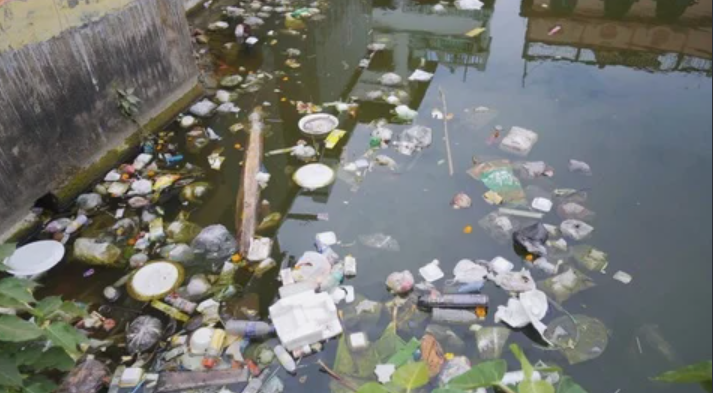
%> input picture data/water.png, 713 x 393 px
$ octave waterp.m   (GNU Octave 9; MATLAB toolbox functions it lacks are replaced by stand-ins)
%> lines starting %> are read from the running program, lines starting %| are printed output that depends on the picture
clc;
clear;
close all;
I = imread(fullfile('data','water.png'));
%> I is the input picture: size 393x713x3 uint8; mean R, G, B 115.8, 117.6, 112.7
if size(I,3)==1
I=repmat(I,1,1,3);
end
I=imresize(I,[500 700]);
%> I: size 500x700x3 uint8
gray=rgb2gray(I);
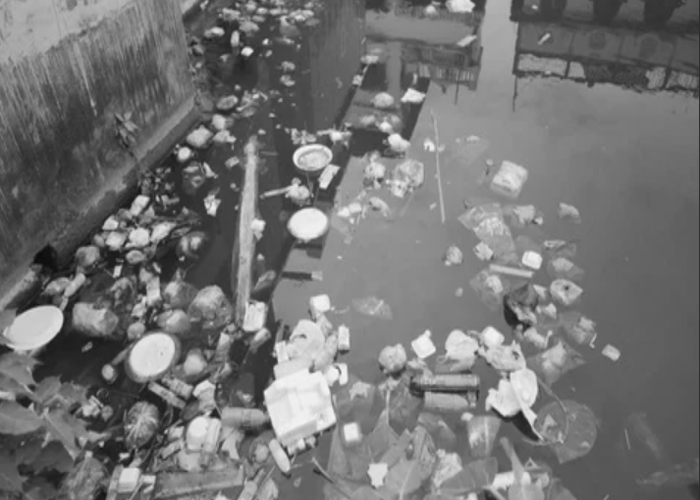
%> gray: size 500x700 uint8; min 11, max 248, mean 116.5
grayDouble=im2double(gray);
sampled=imresize(gray,0.5);
sampledBack=imresize(sampled,size(gray));
samplingError=mean(abs(double(gray(:))-double(sampledBack(:))));
%> samplingError = 1.73
quantized=uint8(floor(double(gray)/32)*32);
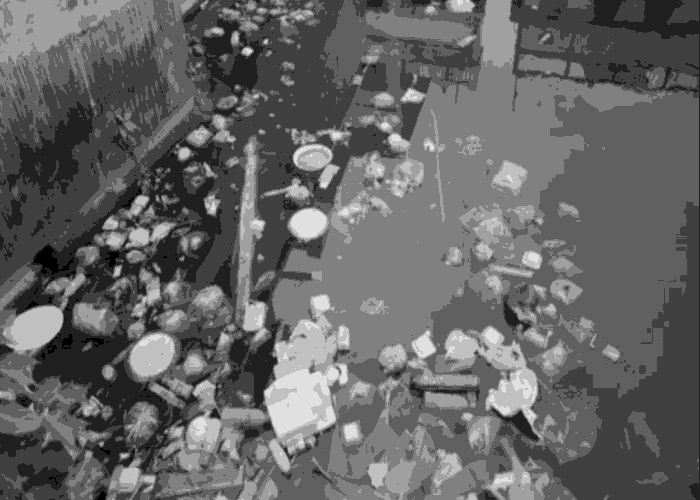
%> quantized: size 500x700 uint8; min 0, max 224, mean 101.3
quantizationError=mean(abs(double(gray(:))-double(quantized(:))));
%> quantizationError = 15.24
figure;
subplot(2,2,1); imshow(I); title('RGB Image');
subplot(2,2,2); imshow(gray); title('Grayscale Image');
subplot(2,2,3); imshow(sampled); title('Sampling');
subplot(2,2,4); imshow(quantized); title('Quantization');
figure;
imhist(gray);
title('Pixel Intensity Histogram');
%> figure, not shown here; highest point at x = 96, y = 5068
F=fft2(double(gray));
Fshift=fftshift(F);
spectrum=log(1+abs(Fshift));
figure;
imshow(spectrum,[]);
title('2-D FFT Magnitude Spectrum');
[M,N]=size(gray);
%> M = 500; N = 700
[X,Y]=meshgrid(1:N,1:M);
distance=sqrt((X-(floor(N/2)+1)).^2+(Y-(floor(M/2)+1)).^2);
highFreqMask=distance>80;
highFreq=Fshift.*highFreqMask;
highFreqImage=real(ifft2(ifftshift(highFreq)));
highFreqImage=mat2gray(abs(highFreqImage));
detailValue=std(highFreqImage(:));
%> detailValue = 0.0707
smoothImage=imgaussfilt(grayDouble,1);
noiseImage=abs(grayDouble-smoothImage);
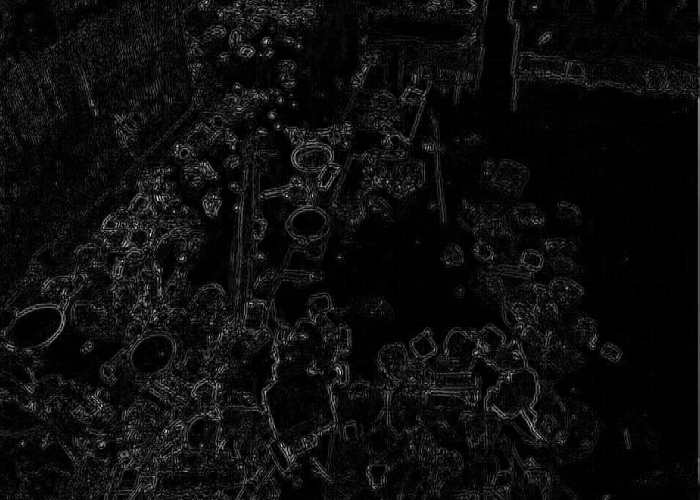
%> noiseImage: size 500x700 double; min 0, max 0.167, mean 0.0088; drawn with min black and max white
noiseLevel=std(noiseImage(:))*255;
%> noiseLevel = 3.12
figure;
subplot(1,2,1); imshow(highFreqImage); title('High-Frequency Details');
subplot(1,2,2); imshow(noiseImage,[]); title('High-Frequency Residual');
enhanced=imadjust(grayDouble);
equalized=histeq(grayDouble);
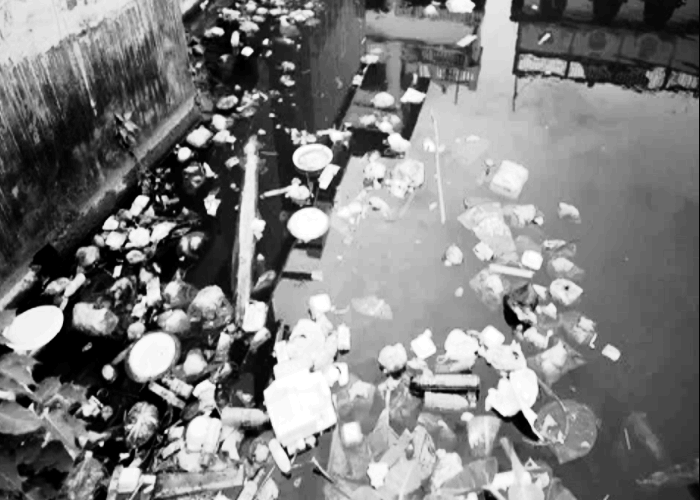
%> equalized: size 500x700 double; min 0, max 1, mean 0.495
claheImage=adapthisteq(gray,'NumTiles',[8 8],'ClipLimit',0.01);
avgFilter=fspecial('average',[5 5]);
averaged=imfilter(enhanced,avgFilter,'replicate');
denoised=medfilt2(enhanced,[3 3]);
lowPass=imgaussfilt(enhanced,2);
highPass=enhanced-lowPass;
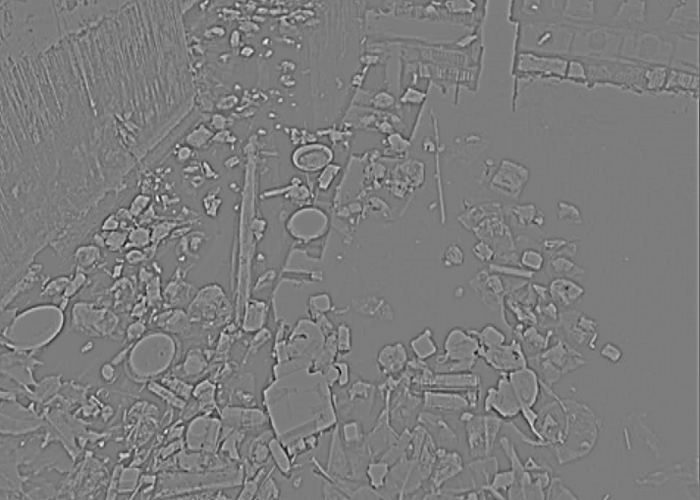
%> highPass: size 500x700 double; min -0.403, max 0.419, mean 0.000113; drawn with min black and max white
sharpened=imsharpen(enhanced);
edges=edge(denoised,'Canny');
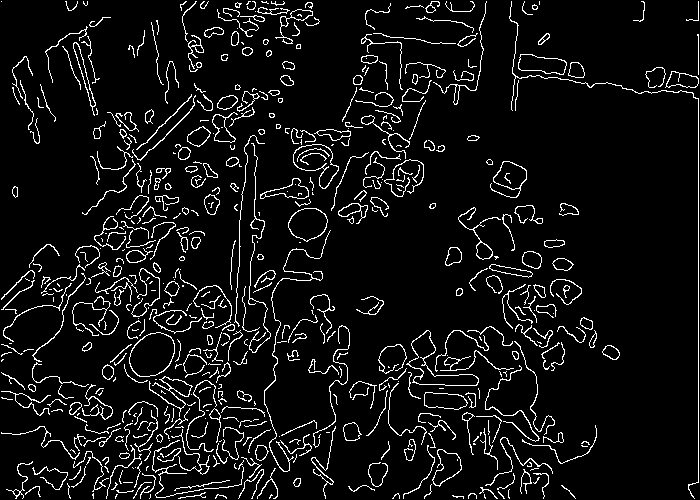
%> edges: size 500x700 logical; 7% white in thin lines or dots
figure;
subplot(2,4,1); imshow(grayDouble); title('Original Grayscale');
subplot(2,4,2); imshow(enhanced); title('Contrast Enhancement');
subplot(2,4,3); imshow(equalized); title('Histogram Equalization');
subplot(2,4,4); imshow(claheImage); title('CLAHE');
subplot(2,4,5); imshow(averaged); title('Averaging Filter');
subplot(2,4,6); imshow(denoised); title('Median Denoising');
subplot(2,4,7); imshow(highPass,[]); title('High-Pass Residual');
subplot(2,4,8); imshow(sharpened); title('Sharpening');
figure;
imshow(edges);
title('Canny Edge Detection');
claheDouble=im2double(claheImage);
topHatImage=imtophat(claheDouble,strel('disk',10,0));
figure;
subplot(1,3,1); imshow(claheImage); title('CLAHE Image');
subplot(1,3,2); imshow(topHatImage,[]); title('Top-Hat Transformation');
subplot(1,3,3); imshow(imadjust(topHatImage),[]); title('Top-Hat Enhanced');
%> after `imshow(imadjust(topHatImage),[])`:
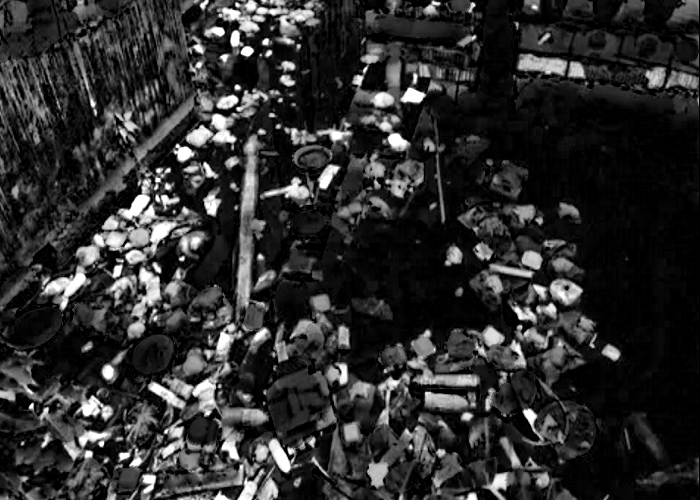
%> displayed picture: size 500x700, on the screen's scale of 0 to 255; min 0, max 255, mean 45.7
figure;
h=imshow(I);
axis image;
title({'Draw polygon around water area','Exclude walls, buildings and plants; double-click to finish'});
%> (the run ends here)
